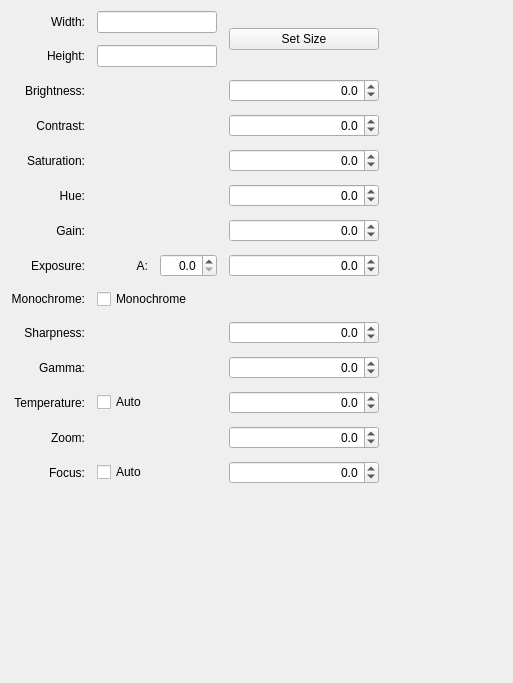
<?xml version="1.0" encoding="UTF-8"?>
<ui version="4.0">
 <class>Form_CVCameraConfig</class>
 <widget class="QWidget" name="Form_CVCameraConfig">
  <property name="geometry">
   <rect>
    <x>0</x>
    <y>0</y>
    <width>513</width>
    <height>683</height>
   </rect>
  </property>
  <property name="windowTitle">
   <string>Form</string>
  </property>
  <property name="styleSheet">
   <string notr="true"/>
  </property>
  <layout class="QVBoxLayout" name="verticalLayout">
   <item>
    <layout class="QHBoxLayout" name="horizontalLayout_2">
     <item>
      <layout class="QGridLayout" name="gridLayout" columnstretch="0,0,0,0">
       <property name="spacing">
        <number>12</number>
       </property>
       <item row="8" column="0">
        <widget class="QLabel" name="label_12">
         <property name="text">
          <string>Monochrome:</string>
         </property>
         <property name="alignment">
          <set>Qt::AlignRight|Qt::AlignTrailing|Qt::AlignVCenter</set>
         </property>
        </widget>
       </item>
       <item row="6" column="3">
        <widget class="QDoubleSpinBox" name="doubleSpinBox_Gain">
         <property name="minimumSize">
          <size>
           <width>120</width>
           <height>0</height>
          </size>
         </property>
         <property name="alignment">
          <set>Qt::AlignRight|Qt::AlignTrailing|Qt::AlignVCenter</set>
         </property>
         <property name="keyboardTracking">
          <bool>false</bool>
         </property>
         <property name="decimals">
          <number>1</number>
         </property>
         <property name="minimum">
          <double>-10000.000000000000000</double>
         </property>
         <property name="maximum">
          <double>10000.000000000000000</double>
         </property>
         <property name="singleStep">
          <double>1.000000000000000</double>
         </property>
        </widget>
       </item>
       <item row="9" column="0">
        <widget class="QLabel" name="label_14">
         <property name="text">
          <string>Sharpness:</string>
         </property>
         <property name="alignment">
          <set>Qt::AlignRight|Qt::AlignTrailing|Qt::AlignVCenter</set>
         </property>
        </widget>
       </item>
       <item row="3" column="3">
        <widget class="QDoubleSpinBox" name="doubleSpinBox_Contrast">
         <property name="minimumSize">
          <size>
           <width>120</width>
           <height>0</height>
          </size>
         </property>
         <property name="alignment">
          <set>Qt::AlignRight|Qt::AlignTrailing|Qt::AlignVCenter</set>
         </property>
         <property name="keyboardTracking">
          <bool>false</bool>
         </property>
         <property name="decimals">
          <number>1</number>
         </property>
         <property name="minimum">
          <double>-10000.000000000000000</double>
         </property>
         <property name="maximum">
          <double>10000.000000000000000</double>
         </property>
         <property name="singleStep">
          <double>1.000000000000000</double>
         </property>
        </widget>
       </item>
       <item row="7" column="3">
        <widget class="QDoubleSpinBox" name="doubleSpinBox_Exposure">
         <property name="minimumSize">
          <size>
           <width>120</width>
           <height>0</height>
          </size>
         </property>
         <property name="alignment">
          <set>Qt::AlignRight|Qt::AlignTrailing|Qt::AlignVCenter</set>
         </property>
         <property name="keyboardTracking">
          <bool>false</bool>
         </property>
         <property name="decimals">
          <number>1</number>
         </property>
         <property name="minimum">
          <double>-10000.000000000000000</double>
         </property>
         <property name="maximum">
          <double>10000.000000000000000</double>
         </property>
         <property name="singleStep">
          <double>1.000000000000000</double>
         </property>
        </widget>
       </item>
       <item row="5" column="0">
        <widget class="QLabel" name="label_9">
         <property name="text">
          <string>Hue:</string>
         </property>
         <property name="alignment">
          <set>Qt::AlignRight|Qt::AlignTrailing|Qt::AlignVCenter</set>
         </property>
        </widget>
       </item>
       <item row="5" column="3">
        <widget class="QDoubleSpinBox" name="doubleSpinBox_Hue">
         <property name="minimumSize">
          <size>
           <width>120</width>
           <height>0</height>
          </size>
         </property>
         <property name="alignment">
          <set>Qt::AlignRight|Qt::AlignTrailing|Qt::AlignVCenter</set>
         </property>
         <property name="keyboardTracking">
          <bool>false</bool>
         </property>
         <property name="decimals">
          <number>1</number>
         </property>
         <property name="minimum">
          <double>-10000.000000000000000</double>
         </property>
         <property name="maximum">
          <double>10000.000000000000000</double>
         </property>
         <property name="singleStep">
          <double>1.000000000000000</double>
         </property>
        </widget>
       </item>
       <item row="4" column="3">
        <widget class="QDoubleSpinBox" name="doubleSpinBox_Saturation">
         <property name="minimumSize">
          <size>
           <width>120</width>
           <height>0</height>
          </size>
         </property>
         <property name="alignment">
          <set>Qt::AlignRight|Qt::AlignTrailing|Qt::AlignVCenter</set>
         </property>
         <property name="keyboardTracking">
          <bool>false</bool>
         </property>
         <property name="decimals">
          <number>1</number>
         </property>
         <property name="minimum">
          <double>-10000.000000000000000</double>
         </property>
         <property name="maximum">
          <double>10000.000000000000000</double>
         </property>
         <property name="singleStep">
          <double>1.000000000000000</double>
         </property>
        </widget>
       </item>
       <item row="12" column="3">
        <widget class="QDoubleSpinBox" name="doubleSpinBox_Zoom">
         <property name="minimumSize">
          <size>
           <width>120</width>
           <height>0</height>
          </size>
         </property>
         <property name="alignment">
          <set>Qt::AlignRight|Qt::AlignTrailing|Qt::AlignVCenter</set>
         </property>
         <property name="keyboardTracking">
          <bool>false</bool>
         </property>
         <property name="decimals">
          <number>1</number>
         </property>
         <property name="minimum">
          <double>-10000.000000000000000</double>
         </property>
         <property name="maximum">
          <double>10000.000000000000000</double>
         </property>
         <property name="singleStep">
          <double>1.000000000000000</double>
         </property>
        </widget>
       </item>
       <item row="3" column="0">
        <widget class="QLabel" name="label_4">
         <property name="text">
          <string>Contrast:</string>
         </property>
         <property name="alignment">
          <set>Qt::AlignRight|Qt::AlignTrailing|Qt::AlignVCenter</set>
         </property>
        </widget>
       </item>
       <item row="13" column="0">
        <widget class="QLabel" name="label_10">
         <property name="text">
          <string>Focus:</string>
         </property>
         <property name="alignment">
          <set>Qt::AlignRight|Qt::AlignTrailing|Qt::AlignVCenter</set>
         </property>
        </widget>
       </item>
       <item row="2" column="0">
        <widget class="QLabel" name="label_3">
         <property name="text">
          <string>Brightness:</string>
         </property>
         <property name="alignment">
          <set>Qt::AlignRight|Qt::AlignTrailing|Qt::AlignVCenter</set>
         </property>
        </widget>
       </item>
       <item row="7" column="0">
        <widget class="QLabel" name="label_15">
         <property name="text">
          <string>Exposure:</string>
         </property>
         <property name="alignment">
          <set>Qt::AlignRight|Qt::AlignTrailing|Qt::AlignVCenter</set>
         </property>
        </widget>
       </item>
       <item row="6" column="0">
        <widget class="QLabel" name="label_16">
         <property name="text">
          <string>Gain:</string>
         </property>
         <property name="alignment">
          <set>Qt::AlignRight|Qt::AlignTrailing|Qt::AlignVCenter</set>
         </property>
        </widget>
       </item>
       <item row="13" column="3">
        <widget class="QDoubleSpinBox" name="doubleSpinBox_Focus">
         <property name="minimumSize">
          <size>
           <width>120</width>
           <height>0</height>
          </size>
         </property>
         <property name="alignment">
          <set>Qt::AlignRight|Qt::AlignTrailing|Qt::AlignVCenter</set>
         </property>
         <property name="keyboardTracking">
          <bool>false</bool>
         </property>
         <property name="decimals">
          <number>1</number>
         </property>
         <property name="minimum">
          <double>-10000.000000000000000</double>
         </property>
         <property name="maximum">
          <double>10000.000000000000000</double>
         </property>
         <property name="singleStep">
          <double>1.000000000000000</double>
         </property>
        </widget>
       </item>
       <item row="9" column="3">
        <widget class="QDoubleSpinBox" name="doubleSpinBox_Sharpness">
         <property name="minimumSize">
          <size>
           <width>120</width>
           <height>0</height>
          </size>
         </property>
         <property name="alignment">
          <set>Qt::AlignRight|Qt::AlignTrailing|Qt::AlignVCenter</set>
         </property>
         <property name="keyboardTracking">
          <bool>false</bool>
         </property>
         <property name="decimals">
          <number>1</number>
         </property>
         <property name="minimum">
          <double>-10000.000000000000000</double>
         </property>
         <property name="maximum">
          <double>10000.000000000000000</double>
         </property>
         <property name="singleStep">
          <double>1.000000000000000</double>
         </property>
        </widget>
       </item>
       <item row="1" column="0">
        <widget class="QLabel" name="label_2">
         <property name="text">
          <string>Height:</string>
         </property>
         <property name="alignment">
          <set>Qt::AlignRight|Qt::AlignTrailing|Qt::AlignVCenter</set>
         </property>
        </widget>
       </item>
       <item row="10" column="3">
        <widget class="QDoubleSpinBox" name="doubleSpinBox_Gamma">
         <property name="minimumSize">
          <size>
           <width>120</width>
           <height>0</height>
          </size>
         </property>
         <property name="alignment">
          <set>Qt::AlignRight|Qt::AlignTrailing|Qt::AlignVCenter</set>
         </property>
         <property name="keyboardTracking">
          <bool>false</bool>
         </property>
         <property name="decimals">
          <number>1</number>
         </property>
         <property name="minimum">
          <double>-10000.000000000000000</double>
         </property>
         <property name="maximum">
          <double>10000.000000000000000</double>
         </property>
         <property name="singleStep">
          <double>1.000000000000000</double>
         </property>
        </widget>
       </item>
       <item row="2" column="3">
        <widget class="QDoubleSpinBox" name="doubleSpinBox_Brightness">
         <property name="minimumSize">
          <size>
           <width>150</width>
           <height>0</height>
          </size>
         </property>
         <property name="alignment">
          <set>Qt::AlignRight|Qt::AlignTrailing|Qt::AlignVCenter</set>
         </property>
         <property name="keyboardTracking">
          <bool>false</bool>
         </property>
         <property name="decimals">
          <number>1</number>
         </property>
         <property name="minimum">
          <double>-10000.000000000000000</double>
         </property>
         <property name="maximum">
          <double>10000.000000000000000</double>
         </property>
         <property name="singleStep">
          <double>1.000000000000000</double>
         </property>
        </widget>
       </item>
       <item row="7" column="2">
        <widget class="QDoubleSpinBox" name="doubleSpinBox_AutoExposure">
         <property name="minimumSize">
          <size>
           <width>0</width>
           <height>0</height>
          </size>
         </property>
         <property name="alignment">
          <set>Qt::AlignRight|Qt::AlignTrailing|Qt::AlignVCenter</set>
         </property>
         <property name="keyboardTracking">
          <bool>false</bool>
         </property>
         <property name="decimals">
          <number>1</number>
         </property>
         <property name="minimum">
          <double>0.000000000000000</double>
         </property>
         <property name="maximum">
          <double>100.000000000000000</double>
         </property>
         <property name="singleStep">
          <double>1.000000000000000</double>
         </property>
        </widget>
       </item>
       <item row="0" column="0">
        <widget class="QLabel" name="label">
         <property name="text">
          <string>Width:</string>
         </property>
         <property name="alignment">
          <set>Qt::AlignRight|Qt::AlignTrailing|Qt::AlignVCenter</set>
         </property>
        </widget>
       </item>
       <item row="12" column="0">
        <widget class="QLabel" name="label_7">
         <property name="text">
          <string>Zoom:</string>
         </property>
         <property name="alignment">
          <set>Qt::AlignRight|Qt::AlignTrailing|Qt::AlignVCenter</set>
         </property>
        </widget>
       </item>
       <item row="4" column="0">
        <widget class="QLabel" name="label_8">
         <property name="text">
          <string>Saturation:</string>
         </property>
         <property name="alignment">
          <set>Qt::AlignRight|Qt::AlignTrailing|Qt::AlignVCenter</set>
         </property>
        </widget>
       </item>
       <item row="10" column="0">
        <widget class="QLabel" name="label_13">
         <property name="text">
          <string>Gamma:</string>
         </property>
         <property name="alignment">
          <set>Qt::AlignRight|Qt::AlignTrailing|Qt::AlignVCenter</set>
         </property>
        </widget>
       </item>
       <item row="11" column="0">
        <widget class="QLabel" name="label_11">
         <property name="text">
          <string>Temperature:</string>
         </property>
         <property name="alignment">
          <set>Qt::AlignRight|Qt::AlignTrailing|Qt::AlignVCenter</set>
         </property>
        </widget>
       </item>
       <item row="11" column="3">
        <widget class="QDoubleSpinBox" name="doubleSpinBox_Temperature">
         <property name="minimumSize">
          <size>
           <width>120</width>
           <height>0</height>
          </size>
         </property>
         <property name="alignment">
          <set>Qt::AlignRight|Qt::AlignTrailing|Qt::AlignVCenter</set>
         </property>
         <property name="keyboardTracking">
          <bool>false</bool>
         </property>
         <property name="decimals">
          <number>1</number>
         </property>
         <property name="minimum">
          <double>-10000.000000000000000</double>
         </property>
         <property name="maximum">
          <double>10000.000000000000000</double>
         </property>
         <property name="singleStep">
          <double>1.000000000000000</double>
         </property>
        </widget>
       </item>
       <item row="0" column="3" rowspan="2">
        <widget class="QPushButton" name="pushButton_SetFrameSize">
         <property name="text">
          <string>Set Size</string>
         </property>
        </widget>
       </item>
       <item row="7" column="1">
        <widget class="QLabel" name="label_29">
         <property name="text">
          <string>A:</string>
         </property>
         <property name="alignment">
          <set>Qt::AlignRight|Qt::AlignTrailing|Qt::AlignVCenter</set>
         </property>
        </widget>
       </item>
       <item row="8" column="1" colspan="3">
        <widget class="QCheckBox" name="checkBox_Monochrome">
         <property name="text">
          <string>Monochrome</string>
         </property>
        </widget>
       </item>
       <item row="11" column="1" colspan="2">
        <widget class="QCheckBox" name="checkBox_WBAuto">
         <property name="text">
          <string>Auto</string>
         </property>
        </widget>
       </item>
       <item row="13" column="1" colspan="2">
        <widget class="QCheckBox" name="checkBox_FocusAuto">
         <property name="text">
          <string>Auto</string>
         </property>
        </widget>
       </item>
       <item row="0" column="1" colspan="2">
        <widget class="QLineEdit" name="lineEdit_FrameWidth">
         <property name="minimumSize">
          <size>
           <width>120</width>
           <height>0</height>
          </size>
         </property>
         <property name="alignment">
          <set>Qt::AlignRight|Qt::AlignTrailing|Qt::AlignVCenter</set>
         </property>
        </widget>
       </item>
       <item row="1" column="1" colspan="2">
        <widget class="QLineEdit" name="lineEdit_FrameHeight">
         <property name="minimumSize">
          <size>
           <width>120</width>
           <height>0</height>
          </size>
         </property>
         <property name="styleSheet">
          <string notr="true"/>
         </property>
         <property name="alignment">
          <set>Qt::AlignRight|Qt::AlignTrailing|Qt::AlignVCenter</set>
         </property>
        </widget>
       </item>
      </layout>
     </item>
     <item>
      <spacer name="horizontalSpacer_2">
       <property name="orientation">
        <enum>Qt::Horizontal</enum>
       </property>
       <property name="sizeHint" stdset="0">
        <size>
         <width>10</width>
         <height>20</height>
        </size>
       </property>
      </spacer>
     </item>
    </layout>
   </item>
   <item>
    <spacer name="verticalSpacer">
     <property name="orientation">
      <enum>Qt::Vertical</enum>
     </property>
     <property name="sizeHint" stdset="0">
      <size>
       <width>20</width>
       <height>40</height>
      </size>
     </property>
    </spacer>
   </item>
  </layout>
 </widget>
 <tabstops>
  <tabstop>lineEdit_FrameWidth</tabstop>
  <tabstop>lineEdit_FrameHeight</tabstop>
  <tabstop>pushButton_SetFrameSize</tabstop>
  <tabstop>doubleSpinBox_Brightness</tabstop>
  <tabstop>doubleSpinBox_Contrast</tabstop>
  <tabstop>doubleSpinBox_Saturation</tabstop>
  <tabstop>doubleSpinBox_Hue</tabstop>
  <tabstop>doubleSpinBox_Gain</tabstop>
  <tabstop>doubleSpinBox_AutoExposure</tabstop>
  <tabstop>doubleSpinBox_Exposure</tabstop>
  <tabstop>checkBox_Monochrome</tabstop>
  <tabstop>doubleSpinBox_Sharpness</tabstop>
  <tabstop>doubleSpinBox_Gamma</tabstop>
  <tabstop>checkBox_WBAuto</tabstop>
  <tabstop>doubleSpinBox_Temperature</tabstop>
  <tabstop>doubleSpinBox_Zoom</tabstop>
  <tabstop>checkBox_FocusAuto</tabstop>
  <tabstop>doubleSpinBox_Focus</tabstop>
 </tabstops>
 <resources/>
 <connections/>
</ui>
